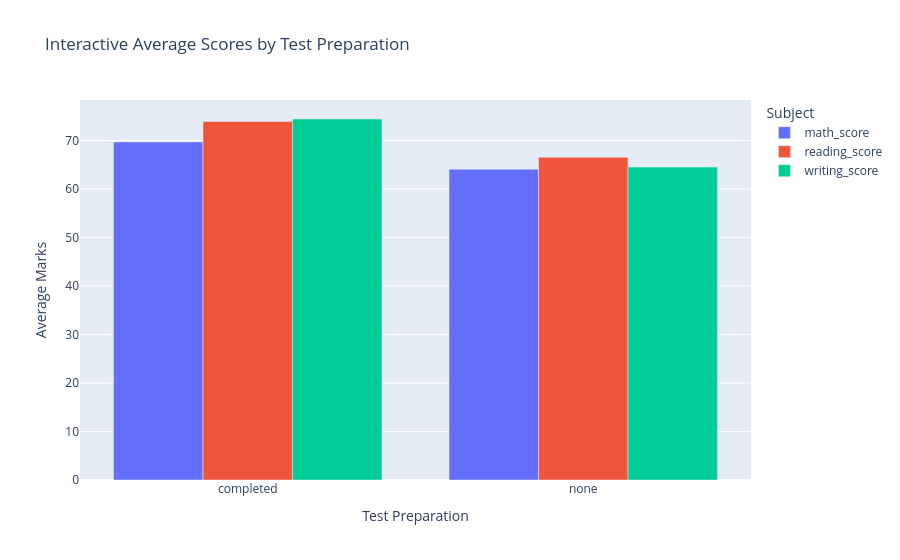

This figure's notebook cell:
### Code cell
plot_data = df.groupby("test_preparation_course", as_index=False)[
    numeric_cols
].mean()

plot_data = plot_data.melt(
    id_vars="test_preparation_course",
    var_name="Subject",
    value_name="Average Score"
)

fig = px.bar(
    plot_data,
    x="test_preparation_course",
    y="Average Score",
    color="Subject",
    barmode="group",
    title="Interactive Average Scores by Test Preparation",
    labels={
        "test_preparation_course": "Test Preparation",
        "Average Score": "Average Marks"
    },
    hover_data={"Average Score": ":.2f"}
)

fig.show()

### Figure 1 — Plotly figure (JSON) as saved in the notebook; plotly's stock layout.template omitted (floating-point values rounded to 4 significant figures)
{"data": [{"alignmentgroup": "True", "hovertemplate": "Subject=math_score<br>Test Preparation=%{x}<br>Average Marks=%{y:.2f}<extra></extra>", "legendgroup": "math_score", "marker": {"color": "#636efa", "pattern": {"shape": ""}}, "name": "math_score", "offsetgroup": "math_score", "orientation": "v", "showlegend": true, "textposition": "auto", "type": "bar", "x": ["completed", "none"], "xaxis": "x", "y": [69.7, 64.08], "yaxis": "y"}, {"alignmentgroup": "True", "hovertemplate": "Subject=reading_score<br>Test Preparation=%{x}<br>Average Marks=%{y:.2f}<extra></extra>", "legendgroup": "reading_score", "marker": {"color": "#EF553B", "pattern": {"shape": ""}}, "name": "reading_score", "offsetgroup": "reading_score", "orientation": "v", "showlegend": true, "textposition": "auto", "type": "bar", "x": ["completed", "none"], "xaxis": "x", "y": [73.89, 66.53], "yaxis": "y"}, {"alignmentgroup": "True", "hovertemplate": "Subject=writing_score<br>Test Preparation=%{x}<br>Average Marks=%{y:.2f}<extra></extra>", "legendgroup": "writing_score", "marker": {"color": "#00cc96", "pattern": {"shape": ""}}, "name": "writing_score", "offsetgroup": "writing_score", "orientation": "v", "showlegend": true, "textposition": "auto", "type": "bar", "x": ["completed", "none"], "xaxis": "x", "y": [74.42, 64.5], "yaxis": "y"}], "layout": {"barmode": "group", "legend": {"title": {"text": "Subject"}, "tracegroupgap": 0}, "title": {"text": "Interactive Average Scores by Test Preparation"}, "xaxis": {"anchor": "y", "domain": [0, 1], "title": {"text": "Test Preparation"}}, "yaxis": {"anchor": "x", "domain": [0, 1], "title": {"text": "Average Marks"}}}}
